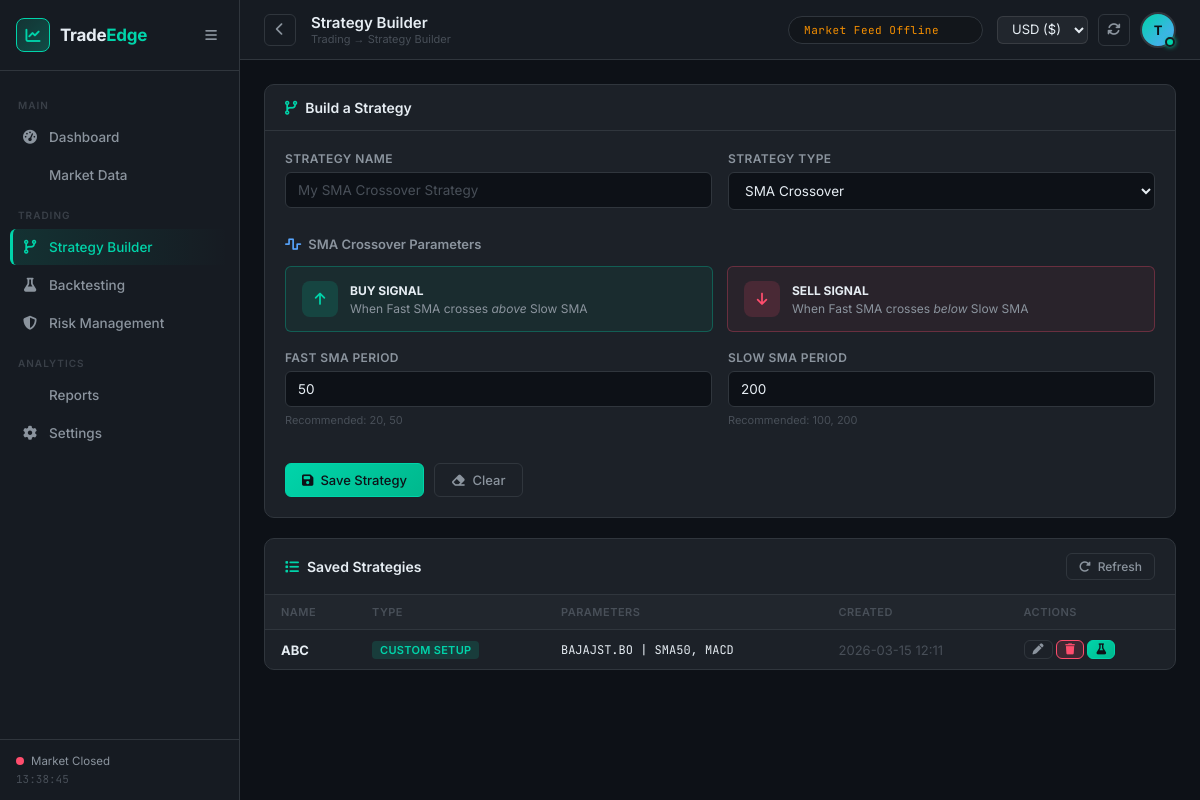
The page /strategy (signed in) on the database its author committed.
### app.py (models this page shows)
class User(db.Model, UserMixin):
    id = db.Column(db.Integer, primary_key=True)
    username = db.Column(db.String(20), unique=True, nullable=False)
    email = db.Column(db.String(120), unique=True, nullable=False)
    password = db.Column(db.String(60), nullable=False)
    profile_image = db.Column(db.String(120), nullable=True, default='default.png')
    strategies = db.relationship('Strategy', backref='author', lazy=True)
    backtests = db.relationship('BacktestResult', backref='author', lazy=True)

class Strategy(db.Model):
    id = db.Column(db.Integer, primary_key=True)
    user_id = db.Column(db.Integer, db.ForeignKey('user.id'), nullable=False)
    name = db.Column(db.String(120), nullable=False)
    strategy_type = db.Column(db.String(50), nullable=False)  # sma | rsi | custom
    params = db.Column(db.Text, nullable=False)  # JSON string
    created_at = db.Column(db.DateTime, default=datetime.utcnow)
    def to_dict(self):
        return {
            "id": self.id,
            "name": self.name,
            "strategy_type": self.strategy_type,
            "params": json.loads(self.params),
            "created_at": self.created_at.strftime("%Y-%m-%d %H:%M"),
        }

### app.py (the view)
@app.route("/strategy")
@login_required
def strategy_builder():
    strategies = Strategy.query.filter_by(user_id=current_user.id).order_by(Strategy.created_at.desc()).all()
    return render_template("strategy.html", strategies=[s.to_dict() for s in strategies])

### app.py (called while the page is built)
@login_manager.user_loader
def load_user(user_id):
    return User.query.get(int(user_id))

### templates/strategy.html (shortened to what this page needs)
{% extends "base.html" %}
{% block page_title %}Strategy Builder{% endblock %}
{% block breadcrumb %}Trading → Strategy Builder{% endblock %}
{% block content %}
<div class="strategy-layout">
  <div class="card">
    <div class="card-header">
      <h3><i class="fas fa-code-branch"></i> Build a Strategy</h3>
    </div>
    <div class="card-body">
      <div class="strategy-form">
        <div class="form-row">
          <div class="form-group">
            <label>Strategy Name</label>
            <input type="text" id="stratName" class="form-input" placeholder="My SMA Crossover Strategy">
          </div>
          <div class="form-group">
            <label>Strategy Type</label>
            <select id="stratType" class="form-select" onchange="updateParamFields()">
              <option value="sma">SMA Crossover</option>
            </select>
          </div>
        </div>
        <div id="smaParams" class="param-section">
          <h4 class="param-title"><i class="fas fa-wave-square"></i> SMA Crossover Parameters</h4>
          <div class="strategy-rules-display">
            <div class="rule-card buy">
              <div class="rule-icon"><i class="fas fa-arrow-up"></i></div>
              <div class="rule-content">
                <strong>BUY SIGNAL</strong>
                <p>When Fast SMA crosses <em>above</em> Slow SMA</p>
              </div>
            </div>
            <div class="rule-card sell">
              <div class="rule-icon"><i class="fas fa-arrow-down"></i></div>
              <div class="rule-content">
                <strong>SELL SIGNAL</strong>
                <p>When Fast SMA crosses <em>below</em> Slow SMA</p>
              </div>
            </div>
          </div>
          <div class="form-row">
            <div class="form-group">
              <label>Fast SMA Period</label>
              <input type="number" id="smaFast" class="form-input" value="50" min="1" max="500">
              <span class="form-hint">Recommended: 20, 50</span>
            </div>
            <div class="form-group">
              <label>Slow SMA Period</label>
              <input type="number" id="smaSlow" class="form-input" value="200" min="1" max="500">
              <span class="form-hint">Recommended: 100, 200</span>
            </div>
          </div>
        </div>
        <div class="btn-row">
          <button class="btn btn-primary" onclick="saveStrategy()">
            <i class="fas fa-floppy-disk"></i> Save Strategy
          </button>
          <button class="btn btn-ghost" onclick="clearForm()">
            <i class="fas fa-eraser"></i> Clear
          </button>
        </div>
      </div>
    </div>
  </div>
  <div class="card">
    <div class="card-header">
      <h3><i class="fas fa-list"></i> Saved Strategies</h3>
      <button class="btn btn-sm btn-ghost" onclick="loadStrategies()">
        <i class="fas fa-rotate-right"></i> Refresh
      </button>
    </div>
    <div class="card-body no-pad">
      <div id="strategiesList">
        {% if strategies %}
        <table class="data-table">
          <thead>
            <tr><th>Name</th><th>Type</th><th>Parameters</th><th>Created</th><th>Actions</th></tr>
          </thead>
          <tbody id="strategiesBody">
            {% for s in strategies %}
            <tr id="strat-{{ s.id }}">
              <td><strong>{{ s.name }}</strong></td>
              <td><span class="badge
                {% if s.strategy_type == 'sma' %}badge-blue
                {% elif s.strategy_type == 'rsi' %}badge-orange
                {% else %}badge-green{% endif %}">
                {{ s.strategy_type.replace('_',' ').upper() }}
              </span></td>
              <td class="font-mono text-sm">
                {% if s.strategy_type == 'sma' %}
                  Fast={{ s.params.fast }}, Slow={{ s.params.slow }}
                {% elif s.strategy_type == 'rsi' %}
                  Period={{ s.params.rsi_period }}, Oversold={{ s.params.oversold }}, OB={{ s.params.overbought }}
                {% else %}
                  {{ s.params.symbol }} | {{ (s.params.indicators or []) | join(', ') }}
                {% endif %}
              </td>
              <td class="text-muted">{{ s.created_at }}</td>
              <td>
                <button class="btn btn-xs btn-ghost" onclick="loadStrategy({{ s.id }}, '{{ s.strategy_type }}', {{ s.params | tojson }}, '{{ s.name }}')" title="Load">
                  <i class="fas fa-pen"></i>
                </button>
                <button class="btn btn-xs btn-danger" onclick="deleteStrategy({{ s.id }})" title="Delete">
                  <i class="fas fa-trash"></i>
                </button>
                <a href="{{ url_for('backtesting') }}" class="btn btn-xs btn-primary" title="Backtest">
                  <i class="fas fa-flask"></i>
                </a>
              </td>
            </tr>
            {% endfor %}
          </tbody>
        </table>
        {% else %}
        <div class="empty-state" id="noStrategies">
          <i class="fas fa-code-branch"></i>
          <p>No strategies saved yet. Build your first strategy above!</p>
        </div>
        {% endif %}
      </div>
    </div>
  </div>
</div>
{% endblock %}

### templates/base.html (shortened to what this page needs)
<!DOCTYPE html>
<html lang="en">
<head>
  <link rel="stylesheet" href="https://cdnjs.cloudflare.com/ajax/libs/font-awesome/6.5.0/css/all.min.css">
  <link rel="stylesheet" href="{{ url_for('static', filename='style.css') }}">
</head>
<body>
  <aside class="sidebar" id="sidebar">
    <div class="sidebar-header">
      <div class="logo" onclick="window.location.href='{{ url_for('dashboard') }}';" style="cursor:pointer">
        <span class="logo-icon"><i class="fas fa-chart-line"></i></span>
        <span class="logo-text">Trade<span class="logo-accent">Edge</span></span>
      </div>
      <button class="sidebar-toggle" onclick="toggleSidebar()" title="Toggle sidebar">
        <i class="fas fa-bars"></i>
      </button>
    </div>
    <nav class="sidebar-nav">
      {% if current_user.is_authenticated %}
      <div class="nav-section-label">MAIN</div>
      <a href="{{ url_for('dashboard') }}" class="nav-item {% if request.endpoint == 'dashboard' %}active{% endif %}">
        <i class="fas fa-tachometer-alt"></i>
        <span>Dashboard</span>
      </a>
      <a href="{{ url_for('market') }}" class="nav-item {% if request.endpoint == 'market' %}active{% endif %}">
        <span>Market Data</span>
      </a>
      <div class="nav-section-label">TRADING</div>
      <a href="{{ url_for('strategy_builder') }}" class="nav-item {% if request.endpoint == 'strategy_builder' %}active{% endif %}">
        <i class="fas fa-code-branch"></i>
        <span>Strategy Builder</span>
      </a>
      <a href="{{ url_for('backtesting') }}" class="nav-item {% if request.endpoint == 'backtesting' %}active{% endif %}">
        <i class="fas fa-flask"></i>
        <span>Backtesting</span>
      </a>
      <a href="{{ url_for('risk_management') }}" class="nav-item {% if request.endpoint == 'risk_management' %}active{% endif %}">
        <i class="fas fa-shield-halved"></i>
        <span>Risk Management</span>
      </a>
      <div class="nav-section-label">ANALYTICS</div>
      <a href="{{ url_for('reports') }}" class="nav-item {% if request.endpoint == 'reports' %}active{% endif %}">
        <span>Reports</span>
      </a>
      <a href="{{ url_for('settings') }}" class="nav-item {% if request.endpoint == 'settings' %}active{% endif %}">
        <i class="fas fa-gear"></i>
        <span>Settings</span>
      </a>
      {% endif %}
    </nav>
    <div class="sidebar-footer">
      <div class="market-status">
        <span class="status-dot" id="marketStatusDot"></span>
        <span id="marketStatusText">Loading...</span>
      </div>
      <div class="sidebar-time" id="sidebarTime"></div>
    </div>
  </aside>
  <div class="main-wrapper" id="mainWrapper">
    <header class="topbar">
      <div class="topbar-left">
        <div style="display: flex; align-items: center; gap: 15px;">
          <button class="btn-icon" onclick="history.back()" title="Go Back">
            <i class="fas fa-chevron-left"></i>
          </button>
          <div>
            <h2 class="page-title">{% block page_title %}Dashboard{% endblock %}</h2>
            <div class="breadcrumb">{% block breadcrumb %}Home{% endblock %}</div>
          </div>
        </div>
      </div>
      <div class="topbar-right">
        <div class="ticker-classic" id="tickerTape">
        </div>
        <div class="topbar-actions">
          <select id="currencySelector" class="form-select" style="width: auto; padding: 4px 10px; font-size: 13px; background: rgba(255,255,255,0.05); border: 1px solid rgba(255,255,255,0.1); border-radius: 6px; color: var(--text-primary);" onchange="updateGlobalCurrency(this.value)">
            <option value="USD">USD ($)</option>
          </select>
          <button class="btn-icon" title="Refresh Page" onclick="manualRefresh()">
            <i class="fas fa-arrows-rotate"></i>
          </button>
          {% if current_user.is_authenticated %}
            <div class="profile-dropdown">
              <div class="avatar-wrapper" onclick="this.parentElement.classList.toggle('active')">
                <div class="avatar">
                  {% if current_user.profile_image and current_user.profile_image != 'default.png' %}
                    <img src="{{ url_for('static', filename='uploads/' + current_user.profile_image) }}" alt="Avatar">
                  {% else %}
                    {{ current_user.username[0]|upper }}
                  {% endif %}
                </div>
                <div class="avatar-status online"></div>
              </div>
            </div>
          {% else %}
            <a href="{{ url_for('login') }}" class="btn btn-primary btn-sm">Login</a>
          {% endif %}
        </div>
      </div>
    </header>
    <main class="page-content">
      {% block content %}{% endblock %}
    </main>
  </div>
</body>
</html>

### rows shown on the page
User: username "T"
Strategy: name "ABC", strategy_type.replace "CUSTOM SETUP", params.symbol "BAJAJST.BO", params "SMA50, MACD", created_at "2026-03-15 12:11"
